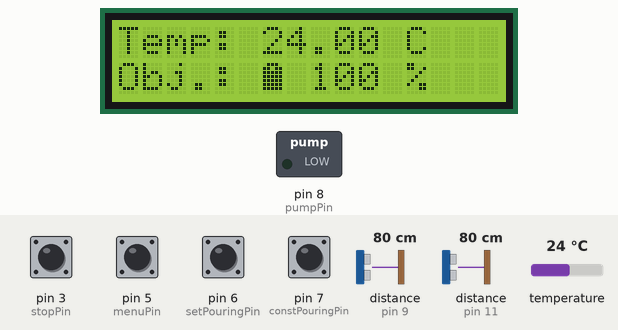
The sketch below on a simulated Arduino Uno, built with avr-gcc and run on an emulated ATmega328P. On the bench: 16×2 character LCD, switched loads named in the sketch (green lamp = pin HIGH). Wiring (inferred from the names in the program): 2 × ultrasonic range finder: trigger pin 10, echo pin 9 / trigger pin 12, echo pin 11. The inputs (shaded band) are chosen by the test bench; at power-on: pin 3 (stopPin), pin 5 (menuPin), pin 6 (setPouringPin), pin 7 (constPouringPin) HIGH, distance to the obstacle (sensors on pin 9, pin 11) 80 cm, temperature 24 °C. The echo pulse lasts 58.3 µs per cm; pins used as bus, display or sensor lines are not drawn; what the sketch prints to the serial monitor is not drawn.

Above: at 1.3 s.
1.4 s: pin 7 (constPouringPin) pulled LOW for 0.15 s
At 1.44 s:
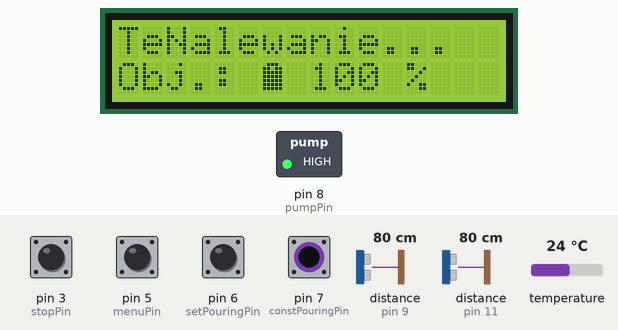
3.1 s: pin 5 (menuPin) pulled LOW for 0.15 s
At 4.2 s:
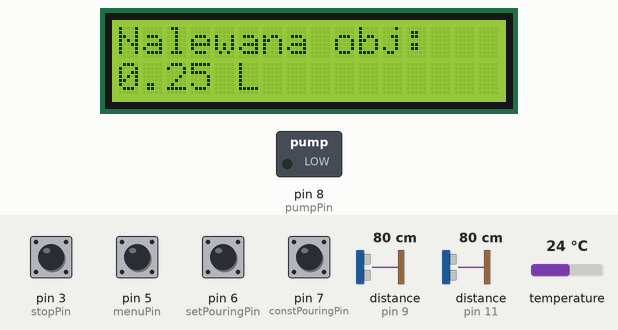
14.5 s: pin 3 (stopPin) pulled LOW for 0.15 s
At 15.7 s:
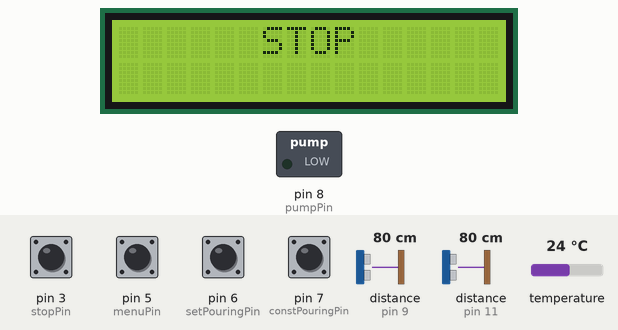
18.0 s: distance to the obstacle (sensor on pin 9) set to 2 cm
At 20.2 s:
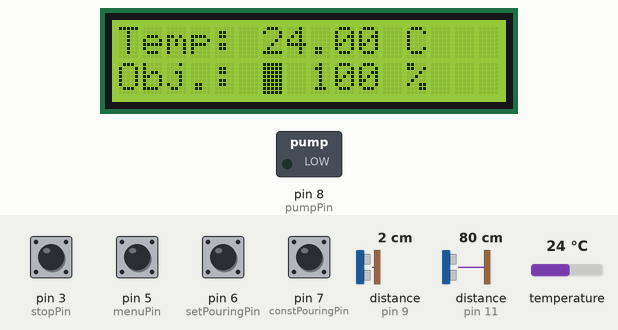
20.5 s: pin 6 (setPouringPin) pulled LOW for 0.15 s
At 21.5 s:
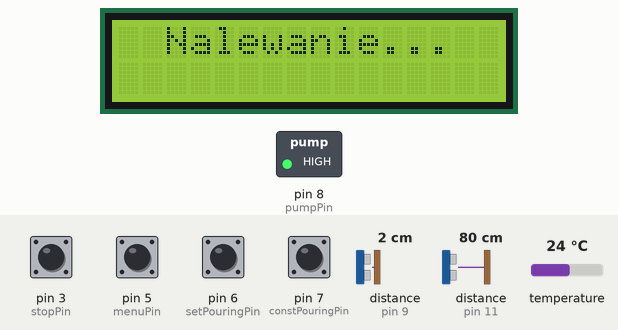
22.1 s: distance to the obstacle (sensor on pin 11) set to 11 cm
23.6 s: distance to the obstacle (sensor on pin 11) set to 8 cm
At 23.72 s:
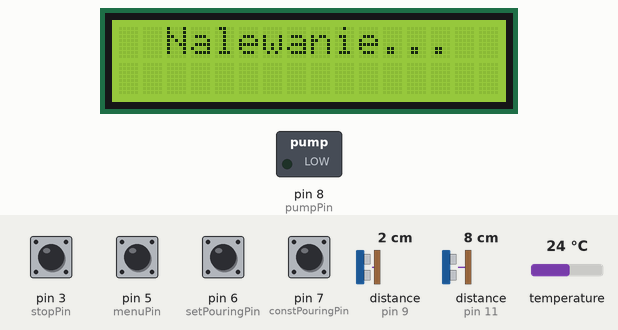
Timing chart, 0 to 26.2 s (numbered marks = the images above; inputs shaded):
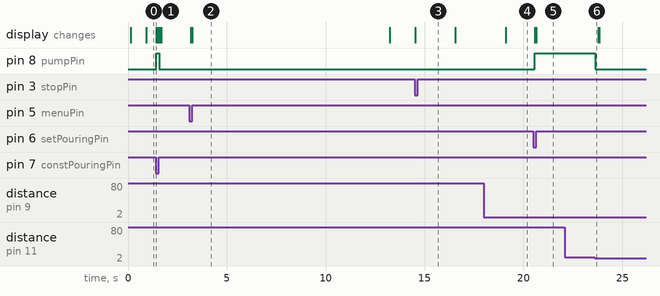

The sketch:

Kod_na_projekt_SM__prototyp_A.ino
```cpp
#include <Wire.h>
#include <LiquidCrystal_I2C.h>
#include <DS18B20.h>


#define thermometer 13
#define trigCupPin 12
#define echoCupPin 11
#define trigTankPin 10
#define echoTankPin 9
#define pumpPin 8
#define constPouringPin 7
#define setPouringPin 6
#define upVolumePin 6
#define menuPin 5
#define stopPin 3

#define tank 13


unsigned long distanceAlarmTimer = 0;
unsigned long stopPour = 15000UL;
unsigned long pouringTimer = 0;
unsigned long menuTimer = 0;
unsigned long menuExitTime = 10000UL;
unsigned long changingVolumeTimer = 0;
unsigned long holdButtonTimer = 0;
unsigned long exitTime = 0;
unsigned long aktualnyCzas = 0;
unsigned long zapamietanyCzas = 0;
unsigned long pomiarTemp = 0;

int upVolumeFlag = 0;
int filterSetPouring = 0;
int filterConstPouring = 0;
boolean distanceAlarmConstFlag = 0;
boolean distanceAlarmSetFlag = 0;
boolean setPouringFlag = 0;
boolean stopFlag = 0;
boolean constsetPouringFlag = 0;
boolean menuFlag = 0;
boolean enableExitFlag = 0;
boolean autoExitFlag = 0;
boolean displayConstPouring = 0;

unsigned int constPouringIteration = 0;
unsigned int lcdMemory = 0;
unsigned int lcdStatus = 0;

int distanceCup;
int distanceTank = 200;
int volume = 100;

float temperature = 0;

byte Volume100[] = {
  B01110,
  B11111,
  B11111,
  B11111,
  B11111,
  B11111,
  B11111,
  B00000
};

byte Volume80[] = {
  B01110,
  B11011,
  B11111,
  B11111,
  B11111,
  B11111,
  B11111,
  B00000
};

byte Volume60[] = {
  B01110,
  B11011,
  B10001,
  B11111,
  B11111,
  B11111,
  B11111,
  B00000
};

byte Volume40[] = {
  B01110,
  B11011,
  B10001,
  B10001,
  B11111,
  B11111,
  B11111,
  B00000
};

byte Volume20[] = {
  B01110,
  B11011,
  B10001,
  B10001,
  B10001,
  B11111,
  B11111,
  B00000
};

byte Volume0[] = {
  B01110,
  B11011,
  B10001,
  B10001,
  B10001,
  B10001,
  B11111,
  B00000
};

enum FLAG {FALSE, TRUE};
enum HOLDSTATE {NOT_CLICKED, CLICKED_ONCE, HOLDING};

LiquidCrystal_I2C lcd(0x27,16,2);
DS18B20 sensors(thermometer);


void setup() {
  lcd.init();
  lcd.backlight();

  Serial.begin(9600);
  pinMode(trigCupPin, OUTPUT);
  pinMode(trigTankPin, OUTPUT);
  pinMode(echoCupPin, INPUT);
  pinMode(echoTankPin, INPUT);
  pinMode(pumpPin, OUTPUT);
  pinMode(constPouringPin, INPUT_PULLUP);
  pinMode(setPouringPin, INPUT_PULLUP);
  pinMode(stopPin, INPUT_PULLUP);
  pinMode(menuPin, INPUT_PULLUP);
  digitalWrite(pumpPin, LOW);

  lcd.createChar(0, Volume100);
  lcd.createChar(1, Volume80);
  lcd.createChar(2, Volume60);
  lcd.createChar(3, Volume40);
  lcd.createChar(4, Volume20);
  lcd.createChar(5, Volume0);

}

void loop() {

  aktualnyCzas = millis();                                  //Ile czasu minelo od podlaczenia zasilania
  if (aktualnyCzas - zapamietanyCzas >= 75UL) {             //Co 75 milisekund kod programu jest wykonywany
    zapamietanyCzas = aktualnyCzas;
    distanceCup = calculateDistance(trigCupPin, echoCupPin);                                     //Obliczanie dystansu z czujnika odleglosci poziomu cieczy w kubku

;


    ////////////////////////  TUTAJ IMPLEMENTOWANY JEST STOP NALEWANIA  ///////////////////////////


    if (digitalRead(stopPin) == LOW)          //Nacisnieto guzik zatrzymujacy
      stopHandling();                          //Funkcja obsługi guzika stop


    ///////////////////////  FRAGMENT KODU ODPOWIADAJĄCY ZA CIĄGŁE LANIE PŁYNU  /////////////////////////////


    else {                                                //Nie nacisnieto guzika zatrzymujacego nalewanie
      stopFlag = FALSE;
      if ((digitalRead(constPouringPin) == LOW) && (setPouringFlag == FALSE) && (menuFlag == FALSE))               //Nacisnieto guzik ciaglego nalewania
      {
        if (!constPouringIteration)
          displayConstPouring = TRUE;
        else
          displayConstPouring = FALSE;
        constPouringIteration++;
        if (distanceCup <= 8) {                                      //Dystans miedzy czujnikiem a plynem mniejszy niz ustalony, zadzialalo zabezpieczenie przed przelaniem
          filterConstPouring++;
          if (filterConstPouring > 1){
            digitalWrite(pumpPin, LOW);
            distanceAlarmConstFlag = TRUE;                                    //Informacja, ze zadzialal czujnik zabezpieczajacy przelanie
            constsetPouringFlag = FALSE;                                 //Informacja, ze zakonczono ciagle nalewanie
            distanceAlarmTimer = aktualnyCzas;
            constPouringIteration = 0;
            displayConstPouring = FALSE;
          }
        }
        else if ((distanceCup > 8 && distanceAlarmConstFlag == FALSE) || (distanceCup >= 18 && distanceAlarmConstFlag == TRUE) && (aktualnyCzas - distanceAlarmTimer >= 2000UL)) {    //Dystans miedzy czujnikiem a plynem jest odpowiedni i nie zadzialal poki co czujnik lub zadzialal i wtedy dystans sie odpowiednio zwieksza
          digitalWrite(pumpPin, HIGH);
          distanceAlarmConstFlag = FALSE;                                    //Zerujemy informacje o odpaleniu sie zabezpieczenia przed przelaniem
          constsetPouringFlag = TRUE;                                 //Informacja, ze rozpoczeto ciagle nalewanie
          filterConstPouring = 0;
          Serial.println("Nalewam w trybie ciągłym");
        }
      }
      else if (digitalRead(constPouringPin) == HIGH) {       //Nie nacisnieto guzika ciaglego nalewania
        distanceAlarmConstFlag = FALSE;                                    //Zerujemy informacje o odpaleniu sie zabezpieczenia przed przelaniem
        constsetPouringFlag = FALSE;                                 //Informacja, ze zakonczono ciagle nalewanie
        constPouringIteration = 0;
        filterConstPouring = 0;
        digitalWrite(pumpPin, LOW);
      }


      ////////////////////////  IMPLEMENTACJA NALEWANIA ODPOWIEDNIEJ ILOŚCI PŁYNU  /////////////////////////////////


      if ((digitalRead(setPouringPin) == LOW) && (setPouringFlag == FALSE) && (constsetPouringFlag == FALSE) && (menuFlag == FALSE) && (aktualnyCzas - distanceAlarmTimer >= 2000)) {   //Nacisnieto guzik od nalania konkretnej objetosci i obecnie nie nalewa sie zaden plyn
        pouringTimer = aktualnyCzas;                                  //Zapamietanie aktualnego czasu
        setPouringFlag = TRUE;                                           //Informacja, ze rozpoczeto nalewanie plynu
      }
      if ((setPouringFlag == TRUE) || (distanceAlarmSetFlag == TRUE)) {                                        //Jesli wlasnie nalewany jest plyn
        if (distanceCup <= 8) {                                                 //Dystans miedzy czujnikiem a plynem mniejszy niz ustalony, zadzialalo zabezpieczenie przed przelaniem
          filterSetPouring++;
          if (filterSetPouring > 1){
            digitalWrite(pumpPin, LOW);
            pouringTimer = aktualnyCzas - stopPour;
            Serial.println("Awaryjnie zatrzymano nalewanie w trybie objetosciowym");
            distanceAlarmSetFlag = TRUE;
            distanceAlarmTimer = aktualnyCzas;
            Serial.println(aktualnyCzas - pouringTimer);
          }
        }
        else if ((distanceCup > 8) && (aktualnyCzas - distanceAlarmTimer >= 2000UL)){
          filterSetPouring = 0;
          digitalWrite(pumpPin, HIGH);
          Serial.println("Rozpoczeto nalewanie");
          distanceAlarmSetFlag = FALSE;
          Serial.println(aktualnyCzas - pouringTimer);
        }
      }
      if ((aktualnyCzas - pouringTimer >= stopPour) && (setPouringFlag == TRUE)) {   //Jesli minal czas na nalewanie odpowiedniej objetosci i jest informacja, ze wczesniej rozpoczeto nalewanie
        filterSetPouring = 0;
        digitalWrite(pumpPin, LOW);
        Serial.println("Napój nalany");
        distanceAlarmSetFlag = FALSE;
        setPouringFlag = FALSE;                                              //Zerujemy informacje o nalewaniu
      }


      ////////////////////////  TUTAJ IMPLEMENTOWANA JEST ZMIANA OBJETOSCI NALEWANEGO PLYNU  ///////////////////////////////


      if ((digitalRead(menuPin) == LOW) && (setPouringFlag == FALSE) && (constsetPouringFlag == FALSE) && (aktualnyCzas - exitTime >= 1000UL)){
        if (enableExitFlag == TRUE){
          menuExitTime = 10000UL;
          menuFlag = FALSE;
          enableExitFlag = FALSE;
          exitTime = aktualnyCzas;
          Serial.println("Wyszedlem z menu!");
        }
        else if (menuFlag == FALSE){
          menuTimer = aktualnyCzas;
          menuFlag = TRUE;
          Serial.println("Jestem w menu!");
        }
      }
      else if ((digitalRead(menuPin) == HIGH) && (menuFlag == TRUE)){
        if (upVolumeFlag == NOT_CLICKED)
          enableExitFlag = TRUE;

        if ((aktualnyCzas - menuTimer >= menuExitTime) && ((upVolumeFlag == CLICKED_ONCE) || (upVolumeFlag == HOLDING) || (aktualnyCzas - holdButtonTimer <= 5000))){
            menuExitTime = menuExitTime + 10000UL;
            Serial.println("Wydluzono czas w menu!");
        }
        else if ((aktualnyCzas - menuTimer >= menuExitTime) && (upVolumeFlag == NOT_CLICKED)){
          menuExitTime = 10000UL;
          menuFlag = FALSE;
          enableExitFlag = FALSE;
          exitTime = aktualnyCzas;
          Serial.println("Zakonczono czas w menu!");
        }

        if(aktualnyCzas - menuTimer < menuExitTime){
          upVolumeHandling();
        }
      }
    }

    if (lcdMemory != lcdStatus){
      lcd.clear();
      lcdMemory = lcdStatus;
    }
    if ((constsetPouringFlag == TRUE) || (setPouringFlag == TRUE)){
      lcd.setCursor(2, 0);
      lcd.print("Nalewanie...");
      lcdStatus = 1;
    }
    else if ((distanceAlarmConstFlag == TRUE) || (distanceAlarmSetFlag == TRUE)){
      lcd.setCursor(1, 0);
      lcd.print("Zabesp. przed");
      lcd.setCursor(3, 1);
      lcd.print("przelaniem");
      lcdStatus = 2;
    }
    else if (menuFlag == TRUE){
      lcd.setCursor(0, 0);
      lcd.print("Nalewana obj:");
      lcd.setCursor(0, 1);
      lcd.print(stopPour/60000.0);
      lcd.print(" L");
      lcdStatus = 3;
    }
    else{
      lcd.setCursor(0, 0);
      lcd.print("Temp: ");
      lcd.print(temperature);
      lcd.print(" C");
      lcd.setCursor(0, 1);
      lcd.print("Obj.: ");
      lcd.write(volumeDisplay());
      if (distanceTank <= 200){
        lcd.print(" ");
        lcd.print(volume);
        lcd.print(" %  ");
      }
      Measurement();
      lcdStatus = 4;
    }
  }
}


                                                  ///////////////////////////  NAPISANE FUNKCJE  /////////////////////////////


int calculateDistance(int trigPin, int echoPin) {         //Funkcja obliczajaca dystans miedzy czujnikiem odleglosci a plynem w kubku
  long distanceTime, distance;

  digitalWrite(trigPin, LOW);
  delayMicroseconds(2);
  digitalWrite(trigPin, HIGH);
  delayMicroseconds(10);
  digitalWrite(trigPin, LOW);

  distanceTime = pulseIn(echoPin, HIGH);
  distance = distanceTime / 58;

  return distance;
}

void resetFlags(){
  upVolumeFlag = NOT_CLICKED;
  menuFlag = FALSE;
  constsetPouringFlag = FALSE;
  enableExitFlag = FALSE;
  setPouringFlag = FALSE;                                      //Informacja, ze teraz nie nalewamy napoju
  distanceAlarmConstFlag = FALSE;                                    //Zerujemy informacje o odpaleniu sie zabezpieczenia przed przelaniem
}

void stopHandling(){
  Serial.println("Użyto przycisku STOP");
  digitalWrite(pumpPin, LOW);                               //Wylaczenie pompy
  resetFlags();
  filterSetPouring = 0;
  filterConstPouring = 0;
  menuExitTime = 10000UL;
  stopFlag = TRUE;
  displayStop();
  delay(2000);                                              //Awaryjne zatrzymanie programu na 2 sekundy
}

void upVolumeHandling(){

  switch(upVolumeFlag){
    case(NOT_CLICKED):
      if (digitalRead(upVolumePin) == LOW){
        upVolumeFlag = CLICKED_ONCE;
        holdButtonTimer = aktualnyCzas;
        if (stopPour < 30000UL)
            stopPour = stopPour + 600UL;
          else
            stopPour = 12000UL;
        Serial.print("Czas nalewania w ms: ");
        Serial.println(stopPour);
      }
    break;

    case(CLICKED_ONCE):
      if (digitalRead(upVolumePin) == LOW){
        if (aktualnyCzas - holdButtonTimer >= 600){
          upVolumeFlag = HOLDING;
          if (stopPour < 30000UL)
            stopPour = stopPour + 600UL;
          else
            stopPour = 12000UL;
          Serial.print("Czas nalewania w ms: ");
          Serial.println(stopPour);
        }
      }
      else
        upVolumeFlag = NOT_CLICKED;
    break;

    case(HOLDING):
      if (digitalRead(upVolumePin) == LOW){
        if (aktualnyCzas - holdButtonTimer >= 300){
          if (stopPour < 30000UL)
            stopPour = stopPour + 600UL;
          else
            stopPour = 12000UL;
          Serial.print("Czas nalewania w ms: ");
          Serial.println(stopPour);
        }
      }
      else
        upVolumeFlag = NOT_CLICKED;
    break;

    default:
    break;
  }
}

void displayStop(){
  lcd.clear();
  lcd.setCursor(6, 0);
  lcd.print("STOP");
}

void Measurement(){
  if (((aktualnyCzas - pomiarTemp >= 5000UL) && (lcdStatus == 4)) || (lcdStatus == 0)){
    temperature = sensors.getTempC();
    distanceTank = calculateDistance(trigTankPin, echoTankPin) - 11;
    pomiarTemp = aktualnyCzas;
  }
}

int volumeDisplay(){
  if (((distanceTank >= 0) && (distanceTank <= 0.05 * tank) && (volume != 80)) || ((distanceTank >= 0) && (distanceTank <= 0.075 * tank) && (volume == 80))){
    volume = 100;
    return 0;
  }
  else if (((distanceTank >= 0.05 * tank) && (distanceTank <= 0.2 * tank) && (volume != 100) && (volume != 60)) || ((distanceTank >= 0.1 * tank) && (distanceTank <= 0.2 * tank) && ((volume == 100) || (volume == 60)))){
    volume = 80;
    return 1;
  }
  else if (((distanceTank >= 0.2 * tank) && (distanceTank <= 0.4 * tank) && (volume != 80) && (volume != 40)) || ((distanceTank >= 0.25 * tank) && (distanceTank <= 0.35 * tank) && ((volume == 80) || (volume == 40)))){
    volume = 60;
    return 2;
  }
  else if (((distanceTank >= 0.4 * tank) && (distanceTank <= 0.6 * tank) && (volume != 60) && (volume != 20)) || ((distanceTank >= 0.45 * tank) && (distanceTank <= 0.55 * tank) && ((volume == 60) || (volume == 20)))){
    volume = 40;
    return 3;
  }
  else if (((distanceTank >= 0.6 * tank) && (distanceTank <= 0.8 * tank) && (volume != 40) && (volume != 0)) || ((distanceTank >= 0.65 * tank) && (distanceTank <= 0.75 * tank) && ((volume == 40) || (volume == 0)))){
    volume = 20;
    return 4;
  }
  else if (((distanceTank >= 0.8 * tank) && (distanceTank <= tank) && (volume != 20)) || ((distanceTank >= 0.85 * tank) && (distanceTank <= tank) && (volume == 20))){
    volume = 0;
    return 5;
  }
}
```

Measured:
- the behaviour switches between 10 and 9 cm on distance to the obstacle (sensor on pin 11) (found by bisection; images 5 and 6)
- after the input at 1.4 s, pin 8 (pumpPin): LOW → HIGH at once, → LOW 0.15 s later; the display: changes at once (image 1)
- after the input at 3.1 s, the display: first changes after 0.07 s (image 2 shows a later state)
- after the input at 14.5 s, the display: changes at once (image 3)
- after the input at 18.0 s, the display: changes after 1.1 s (image 4)
- after the input at 20.5 s, pin 8 (pumpPin): LOW → HIGH after 0.07 s; the display: first changes after 0.08 s (image 5 shows a later state)
- after the input at 23.6 s, pin 8 (pumpPin): HIGH → LOW at once
